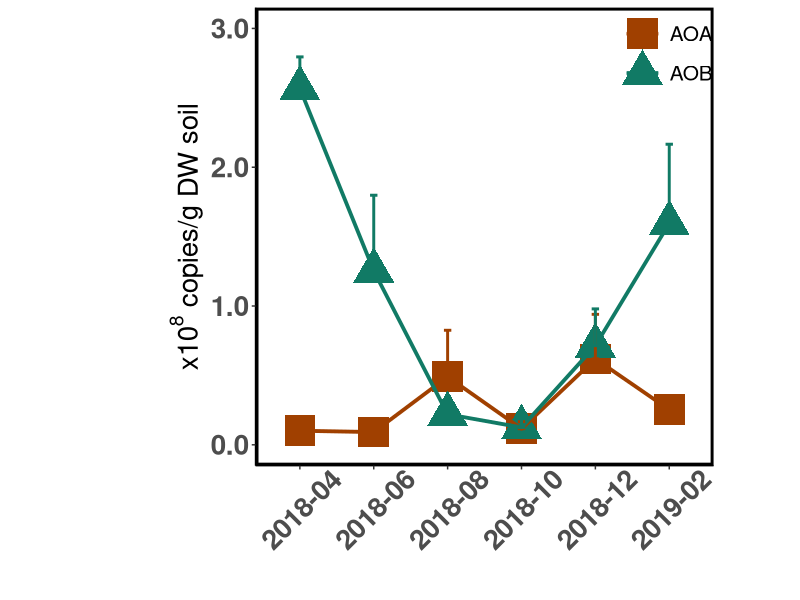
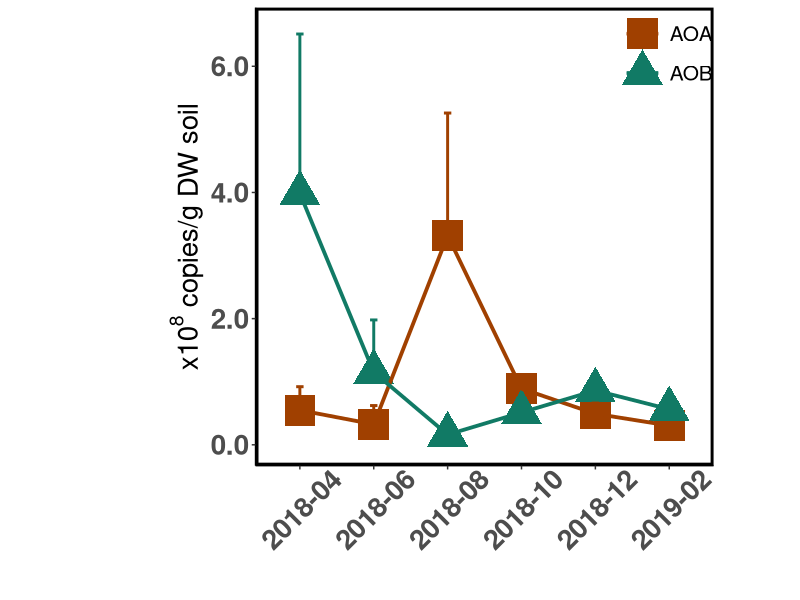
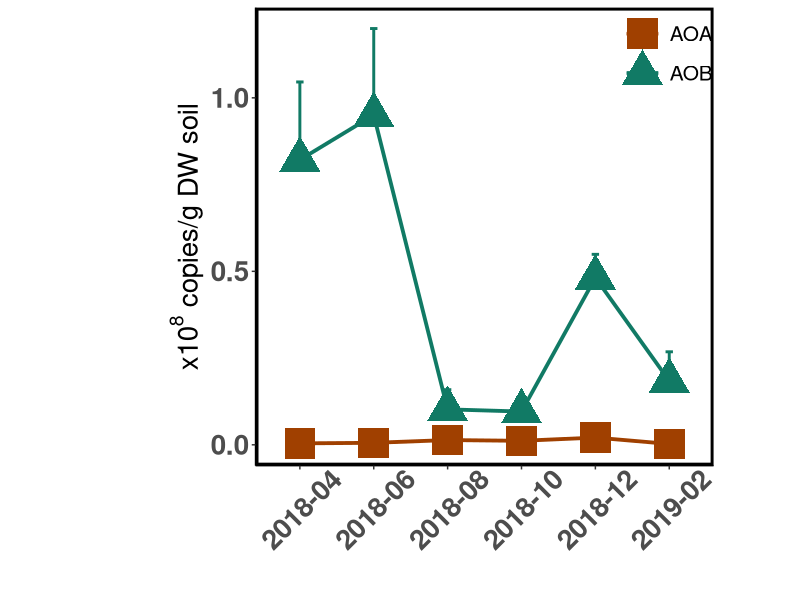
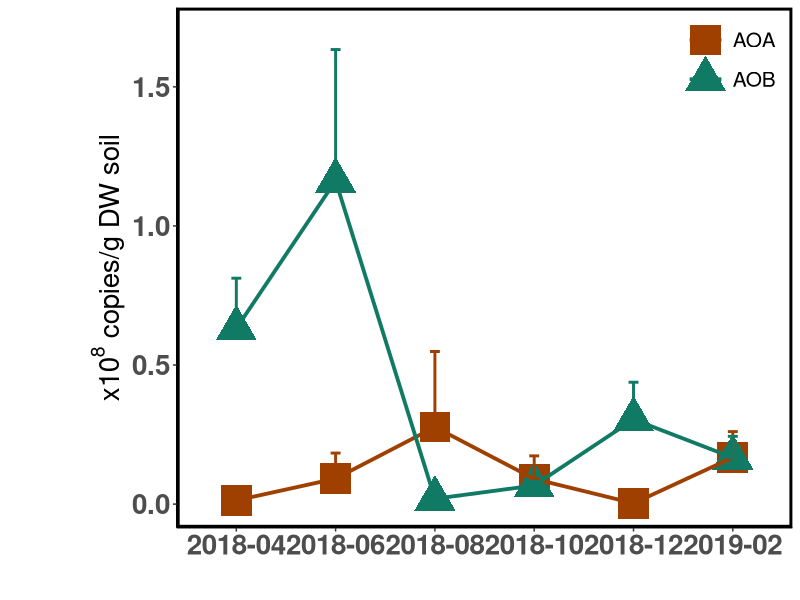

Recreate these plots in R, in order.

################################################################################
#                                                                              #
# qPCR Results for 2018 Drought Samples                                        #
#                                                                              #
# Author: Anna Burns                                                           #
# Last edited: 23.04.2023                                                      #
# Last tested: 25.04.2024                                                      #
#                                                                              #
################################################################################

################################################################################
# Required packages                                                            #
################################################################################

library(lubridate)
library(ggplot2)
library(dplyr)
library(stringr)
library(readxl)
library(rstatix)

################################################################################
# Data upload                                                                  #
################################################################################

qpcr <- read.csv('./Data/amoa.qpcr.csv')

# adding drought variable

qpcr$Drought_Status <- 'NA'
qpcr[qpcr$Date %in% c('2018-04', '2018-12', '2019-02'),]$Drought_Status <- 'Non-drought'
qpcr[qpcr$Date %in% c('2018-06', '2018-08', '2018-10'),]$Drought_Status <- 'Drought'

qpcr.summary <- qpcr %>% group_by(Site, Date, Domain) %>% summarise(mean = mean(Abundance),
                                                                    sd = sd(Abundance),
                                                                    n = n(),
                                                                    se = sd/sqrt(n))

################################################################################
# Figures and Statistics                                                       #
################################################################################

## PW

ggplot(qpcr.summary[qpcr.summary$Site == 'PW',], aes(x = Date, y = mean, col = Domain, group = Domain)) +
  geom_point(aes(shape = Domain), size = 10) + 
  geom_line(linewidth = 1.3) + 
  theme_classic() + 
  geom_errorbar(aes(ymax = mean + se, ymin = mean, color = Domain), width = 0.1, linewidth = 1) +
  scale_shape_manual(values = c(15,17)) + 
  scale_color_manual(values = c("#A04000","#117A65")) + 
  scale_y_continuous(limits = c(0, 3e8), breaks = c(0, 1e8, 2e8, 3e8), labels = c('0.0', '1.0', '2.0', '3.0')) +
  scale_x_discrete(drop = FALSE) + 
  labs(y = expression(paste(x10^{8}, ' copies/g DW soil')), x = '') + 
  theme(axis.title=element_text(size=20,face = "bold"),
        axis.title.y=element_text(margin = margin(l = 60)),
        axis.text.x = element_text(angle=45, vjust = 0.6),
        axis.text=element_text(size=20,face = "bold"),
        title = element_text(size = 20, face = 'bold'),
        panel.border = element_rect(linetype = "solid", colour = "black", fill = NA, size=2),
        panel.background = element_rect(fill = NA),panel.grid.major = element_blank(),legend.position = c(0.9,0.9),
        legend.text = element_text(size = 15),legend.key = element_rect(fill = NA),legend.title = element_blank(),
        legend.background = element_blank(),
        aspect.ratio = 1)

kruskal.test(Abundance~Date, data = qpcr[qpcr$Domain == 'AOB' & qpcr$Site == 'PW',])
kruskal_effsize(Abundance~Date, data = qpcr[qpcr$Domain == 'AOB' & qpcr$Site == 'PW',])
dunn_test(Abundance~Date, data = qpcr[qpcr$Domain == 'AOB' & qpcr$Site == 'PW',], p.adjust.method = 'BH')

## PD

ggplot(qpcr.summary[qpcr.summary$Site == 'PD',], aes(x = Date, y = mean, col = Domain, group = Domain)) +
  geom_point(aes(shape = Domain), size = 10) + 
  geom_line(linewidth = 1.3) + 
  theme_classic() + 
  geom_errorbar(aes(ymax = mean + se, ymin = mean, color = Domain), width = 0.1, linewidth = 1) +
  scale_shape_manual(values = c(15,17)) + 
  scale_color_manual(values = c("#A04000","#117A65")) + 
  scale_y_continuous(limits = c(0, 6.6e8), breaks = c(0, 2e8, 4e8, 6e8), labels = c('0.0', '2.0', '4.0', '6.0')) +
  scale_x_discrete(drop = FALSE) + 
  labs(y = expression(paste(x10^{8}, ' copies/g DW soil')), x = '') + 
  theme(axis.title=element_text(size=20,face = "bold"),
        axis.title.y=element_text(margin = margin(l = 60)),
        axis.text.x = element_text(angle=45, vjust = 0.6),
        axis.text=element_text(size=20,face = "bold"),
        title = element_text(size = 20, face = 'bold'),
        panel.border = element_rect(linetype = "solid", colour = "black", fill = NA, size=2),
        panel.background = element_rect(fill = NA),panel.grid.major = element_blank(),legend.position = c(0.9,0.9),
        legend.text = element_text(size = 15),legend.key = element_rect(fill = NA),legend.title = element_blank(),
        legend.background = element_blank(),
        aspect.ratio = 1)

kruskal.test(Abundance~Date, data = qpcr[qpcr$Domain == 'AOB' & qpcr$Site == 'PD',])
kruskal_effsize(Abundance~Date, data = qpcr[qpcr$Domain == 'AOB' & qpcr$Site == 'PD',])
dunn_test(Abundance~Date, data = qpcr[qpcr$Domain == 'AOB' & qpcr$Site == 'PD',], p.adjust.method = 'BH')

## CW

ggplot(qpcr.summary[qpcr.summary$Site == 'CW',], aes(x = Date, y = mean, col = Domain, group = Domain)) +
  geom_point(aes(shape = Domain), size = 10) + 
  geom_line(linewidth = 1.3) + 
  theme_classic() + 
  geom_errorbar(aes(ymax = mean + se, ymin = mean, color = Domain), width = 0.1, linewidth = 1) +
  scale_shape_manual(values = c(15,17)) + 
  scale_color_manual(values = c("#A04000","#117A65")) + 
  scale_y_continuous(limits = c(0, 1.2e8), breaks = c(0, 0.5e8, 1e8), labels = c('0.0', '0.5', '1.0')) +
  scale_x_discrete(drop = FALSE) + 
  labs(y = expression(paste(x10^{8}, ' copies/g DW soil')), x = '') + 
  theme(axis.title=element_text(size=20,face = "bold"),
        axis.title.y=element_text(margin = margin(l = 60)),
        axis.text.x = element_text(angle=45, vjust = 0.6),
        axis.text=element_text(size=20,face = "bold"),
        title = element_text(size = 20, face = 'bold'),
        panel.border = element_rect(linetype = "solid", colour = "black", fill = NA, size=2),
        panel.background = element_rect(fill = NA),panel.grid.major = element_blank(),legend.position = c(0.9,0.9),
        legend.text = element_text(size = 15),legend.key = element_rect(fill = NA),legend.title = element_blank(),
        legend.background = element_blank(),
        aspect.ratio = 1)

kruskal.test(Abundance~Date2, data = qpcr[qpcr$Domain == 'AOA' & qpcr$Site == 'CW',])
kruskal_effsize(Abundance~Date, data = qpcr[qpcr$Domain == 'AOB' & qpcr$Site == 'CW',])
dunn_test(qpcr[qpcr$Domain == 'AOA' & qpcr$Site == 'CW',], Abundance~Date2, p.adjust.method = 'BH')

## CD

ggplot(qpcr.summary[qpcr.summary$Site == 'CD',], aes(x = Date, y = mean, col = Domain, group = Domain)) +
  geom_point(aes(shape = Domain), size = 10) + 
  geom_line(linewidth = 1.3) + 
  theme_classic() + 
  geom_errorbar(aes(ymax = mean + se, ymin = mean, color = Domain), width = 0.1, linewidth = 1) +
  scale_shape_manual(values = c(15,17)) + 
  scale_color_manual(values = c("#A04000","#117A65","#7D3C98")) + 
  scale_y_continuous(limits = c(0, 1.7e8), breaks = c(0, 0.5e8, 1e8, 1.5e8), labels = c('0.0', '0.5', '1.0', '1.5')) +
  scale_x_discrete(drop = FALSE) + 
  labs(y = expression(paste(x10^{8}, ' copies/g DW soil')), x = '') + 
  theme(axis.title=element_text(size=20,face = "bold"),
        axis.title.y=element_text(margin = margin(l = 60)),
        axis.text=element_text(size=20,face = "bold"),
        title = element_text(size = 20, face = 'bold'),
        panel.border = element_rect(linetype = "solid", colour = "black", fill = NA, size=2),
        panel.background = element_rect(fill = NA),panel.grid.major = element_blank(),legend.position = c(0.9,0.9),
        legend.text = element_text(size = 15),legend.key = element_rect(fill = NA),legend.title = element_blank(),
        legend.background = element_blank())

kruskal.test(Abundance~Date, data = qpcr[qpcr$Domain == 'AOB' & qpcr$Site == 'CD',])
kruskal_effsize(Abundance~Date, data = qpcr[qpcr$Domain == 'AOB' & qpcr$Site == 'CD',])
dunn_test(Abundance~Date, data = qpcr[qpcr$Domain == 'AOB' & qpcr$Site == 'CD',], p.adjust.method = 'BH')
